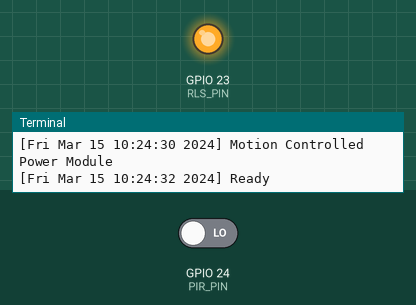
Recording of a program running on a simulated Raspberry Pi (BCM pin numbers). Parts: output pins drawn as LEDs (lit = HIGH), the last lines printed to the terminal. The test bench sets the inputs (shaded band); at power-on: GPIO 24 (PIR_PIN) LOW. The clock reads 2024-03-15 10:24:30 at power-on unless the program sets it.

Above: at 3.2 s.
3.3 s: GPIO 24 (PIR_PIN) driven HIGH
At 3.8 s:
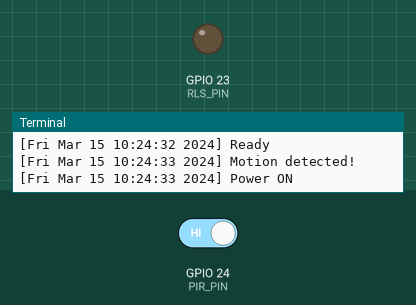
4.8 s: GPIO 24 (PIR_PIN) driven LOW
Timing chart, 0 to 7.8 s (numbered marks = the images above; inputs shaded):
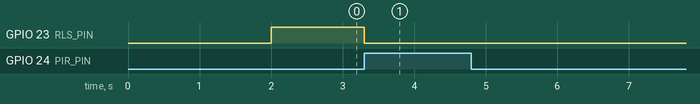

The program:

motion.py
```python
import RPi.GPIO as GPIO
import time

max_timeout_s = 120
last_motion = 0
is_motion = False

GPIO.setmode(GPIO.BCM)
PIR_PIN = 24
RLS_PIN = 23
GPIO.setup(PIR_PIN, GPIO.IN)
GPIO.setup(RLS_PIN, GPIO.OUT)

def logMsg(msg):
    print '[' + time.ctime() + '] ' + msg

def OnMotion(PIR_PIN):
        global last_motion
        global is_motion
        is_motion = GPIO.input(PIR_PIN)
        if is_motion:
                last_motion = time.time()
                logMsg("Motion detected!")
                if GPIO.input(RLS_PIN):
                        GPIO.output(RLS_PIN, GPIO.LOW)
                logMsg("Power ON")
        else:
                logMsg("No one there")

logMsg("Motion Controlled Power Module")
time.sleep(2)
logMsg("Ready")

try:
        is_motion = GPIO.input(PIR_PIN)
        last_motion = time.time()
        if(is_motion):
                GPIO.output(RLS_PIN, GPIO.LOW)
        else:
                GPIO.output(RLS_PIN, GPIO.HIGH)
        GPIO.add_event_detect(PIR_PIN, GPIO.BOTH, callback=OnMotion, bouncetime=300)
        while 1:
                if(not is_motion and not GPIO.input(RLS_PIN) and (time.time() - last_motion) >= max_timeout_s):
                        GPIO.output(RLS_PIN, GPIO.HIGH)
                        logMsg("Power OFF")
                        time.sleep(1)
except KeyboardInterrupt:
        logMsg("Quit")
        GPIO.cleanup()
```

Measured:
- after the input at 3.3 s, GPIO 23 (RLS_PIN): HIGH → LOW at once
